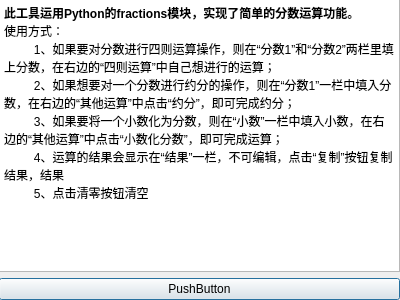
<?xml version="1.0" encoding="UTF-8"?>
<ui version="4.0">
 <class>helpDialog</class>
 <widget class="QDialog" name="helpDialog">
  <property name="enabled">
   <bool>true</bool>
  </property>
  <property name="geometry">
   <rect>
    <x>0</x>
    <y>0</y>
    <width>400</width>
    <height>300</height>
   </rect>
  </property>
  <property name="windowTitle">
   <string>帮助</string>
  </property>
  <widget class="QWidget" name="verticalLayoutWidget">
   <property name="geometry">
    <rect>
     <x>-1</x>
     <y>-1</y>
     <width>401</width>
     <height>301</height>
    </rect>
   </property>
   <layout class="QVBoxLayout" name="verticalLayout">
    <item>
     <widget class="QTextEdit" name="textEdit">
      <property name="html">
       <string>&lt;!DOCTYPE HTML PUBLIC &quot;-//W3C//DTD HTML 4.0//EN&quot; &quot;http://www.w3.org/TR/REC-html40/strict.dtd&quot;&gt;
&lt;html&gt;&lt;head&gt;&lt;meta name=&quot;qrichtext&quot; content=&quot;1&quot; /&gt;&lt;style type=&quot;text/css&quot;&gt;
p, li { white-space: pre-wrap; }
&lt;/style&gt;&lt;/head&gt;&lt;body style=&quot; font-family:'SimSun'; font-size:9pt; font-weight:400; font-style:normal;&quot;&gt;
&lt;p style=&quot; margin-top:0px; margin-bottom:0px; margin-left:0px; margin-right:0px; -qt-block-indent:0; text-indent:0px;&quot;&gt;&lt;span style=&quot; font-weight:600;&quot;&gt;此工具运用Python的fractions模块，实现了简单的分数运算功能。&lt;/span&gt;&lt;/p&gt;
&lt;p style=&quot; margin-top:0px; margin-bottom:0px; margin-left:0px; margin-right:0px; -qt-block-indent:0; text-indent:0px;&quot;&gt;使用方式：&lt;/p&gt;
&lt;p style=&quot; margin-top:0px; margin-bottom:0px; margin-left:0px; margin-right:0px; -qt-block-indent:0; text-indent:0px;&quot;&gt;         1、如果要对分数进行四则运算操作，则在“分数1”和“分数2”两栏里填上分数，在右边的“四则运算”中自己想进行的运算；&lt;/p&gt;
&lt;p style=&quot; margin-top:0px; margin-bottom:0px; margin-left:0px; margin-right:0px; -qt-block-indent:0; text-indent:0px;&quot;&gt;         2、如果想要对一个分数进行约分的操作，则在“分数1”一栏中填入分数，在右边的“其他运算”中点击“约分”，即可完成约分；&lt;/p&gt;
&lt;p style=&quot; margin-top:0px; margin-bottom:0px; margin-left:0px; margin-right:0px; -qt-block-indent:0; text-indent:0px;&quot;&gt;         3、如果要将一个小数化为分数，则在“小数”一栏中填入小数，在右边的“其他运算”中点击“小数化分数”，即可完成运算；&lt;/p&gt;
&lt;p style=&quot; margin-top:0px; margin-bottom:0px; margin-left:0px; margin-right:0px; -qt-block-indent:0; text-indent:0px;&quot;&gt;         4、运算的结果会显示在“结果”一栏，不可编辑，点击“复制”按钮复制结果，结果&lt;/p&gt;
&lt;p style=&quot; margin-top:0px; margin-bottom:0px; margin-left:0px; margin-right:0px; -qt-block-indent:0; text-indent:0px;&quot;&gt;         5、点击清零按钮清空&lt;/p&gt;&lt;/body&gt;&lt;/html&gt;</string>
      </property>
     </widget>
    </item>
    <item>
     <widget class="QPushButton" name="pushButton">
      <property name="text">
       <string>PushButton</string>
      </property>
     </widget>
    </item>
   </layout>
  </widget>
 </widget>
 <resources/>
 <connections/>
</ui>
